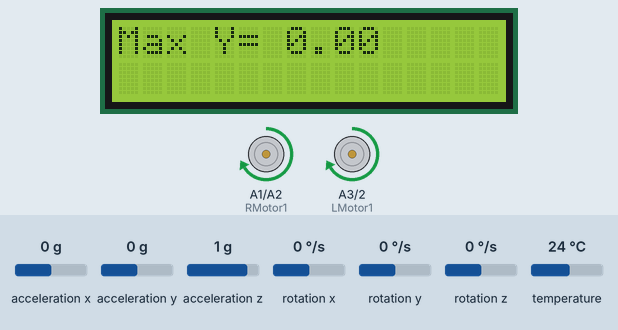
Bench run of a sketch on a simulated Arduino Uno, built with avr-gcc and run on an emulated ATmega328P. Parts: 16×2 character LCD, motor-driver pin pairs drawn as motors (green arrow = first pin HIGH = forward, orange = second pin HIGH = backward, longer = more drive, scaled by the enable pin). The inputs (shaded band) are chosen by the test bench; at power-on: rotation y 0 °/s, rotation z 0 °/s, acceleration x 0 g, acceleration y 0 g, acceleration z 1 g, rotation x 0 °/s, temperature 24 °C. At 12.0 s the program stops and its outputs stay as they are.

Above: at 1.2 s.
1.3 s: rotation y set to 100 °/s
At 1.45 s:
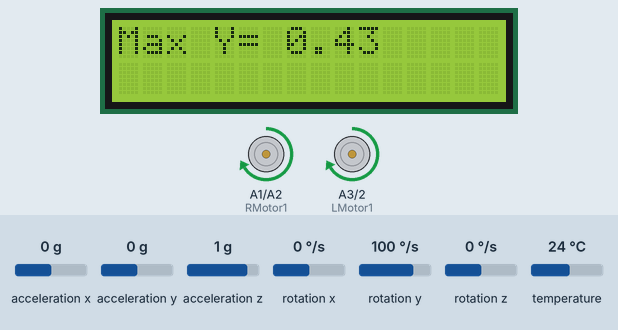
2.8 s: rotation y set to -47 °/s
At 3.6 s:
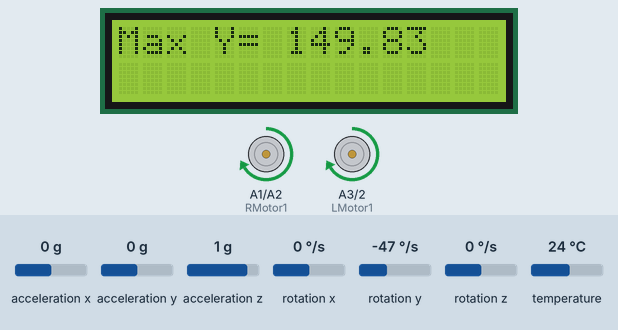
4.3 s: rotation y set to -56 °/s
At 6.6 s:
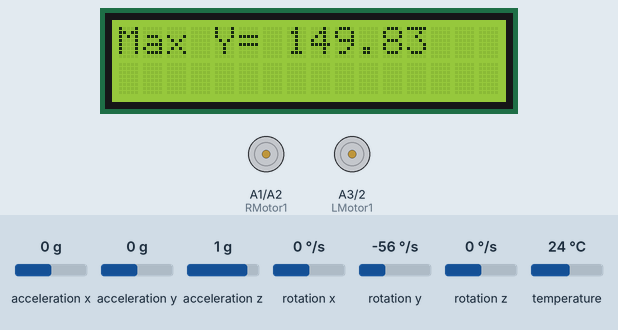
7.3 s: rotation y set to -3 °/s
10.3 s: rotation y set to 0 °/s
11.8 s: rotation z set to -192 °/s
At 13.2 s:
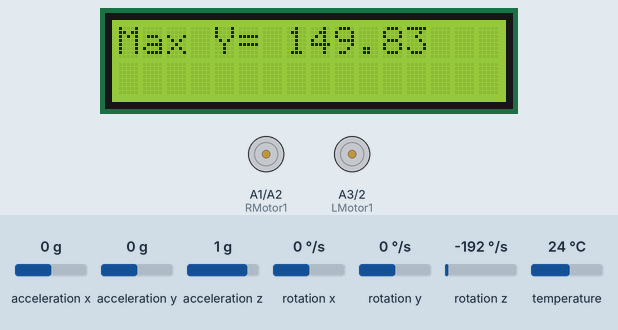
Timing chart, 0 to 13.5 s (numbered marks = the images above; inputs shaded):
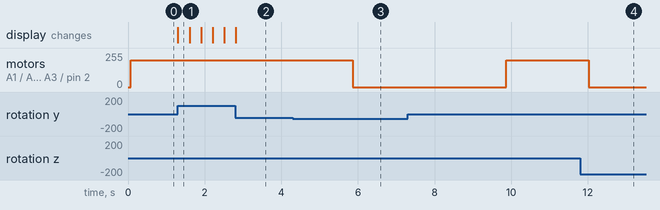

Measured:
- the behaviour switches between -52 and -53 °/s on rotation y (found by bisection; images 2 and 3)
- after the input at 1.3 s, the display: changes at once (image 1)
- after the input at 4.3 s, motor on A1 (RMotor1) / A2 (RMotor2), motor on A3 (LMotor1) / pin 2 (LMotor2): forward 200/255 → stopped after 1.6 s instead of 1.8 s
- after the input at 10.3 s, every drawn part: stays the same
- after the input at 11.8 s, motor on A1 (RMotor1) / A2 (RMotor2), motor on A3 (LMotor1) / pin 2 (LMotor2): forward 200/255 → stopped after 0.22 s

The sketch:

Week_3_Task_2.ino
```cpp
#include <LiquidCrystal.h>
#include <Adafruit_MPU6050.h>
#include <Adafruit_Sensor.h>
#include <Wire.h>

const int rs = 8, en = 9, d4 = 4, d5 = 5, d6 = 6, d7 = 7;

LiquidCrystal lcd(rs, en, d4, d5, d6, d7);

const int LMotor1 = A3;
const int LMotor2 = 2;
const int RMotor1 = A1;
const int RMotor2 = A2;

const int LSpeedPin = 11;
const int RSpeedPin = 3;

int BASE_SPEED = 200;

//https://srituhobby.com/how-to-use-mpu6050-with-arduino-step-by-step-instructions/ for reference

//

Adafruit_MPU6050 mpu;

float AngleY = 0, actualY=0, AngleZ = 0;

unsigned long previous_time = 0;

int lasttime = 0;

bool first_time = false;

float zoffset;

void setup() {
  lcd.begin(16,2);

  //Motor Control
  pinMode(LMotor1, OUTPUT);
  pinMode(LMotor2, OUTPUT);
  pinMode(RMotor1, OUTPUT);
  pinMode(RMotor2, OUTPUT);

  //Motor Speed
  pinMode(LSpeedPin, OUTPUT);
  pinMode(RSpeedPin, OUTPUT);

  Serial.begin(9600);
  mpu.begin();

  mpu.setAccelerometerRange(MPU6050_RANGE_8_G);
  mpu.setGyroRange(MPU6050_RANGE_500_DEG);
  mpu.setFilterBandwidth(MPU6050_BAND_21_HZ);

  sensors_event_t a, g, temp;
  mpu.getEvent(&a, &g, &temp);

  zoffset = g.gyro.z;
}

void loop() {
  sensors_event_t a, g, temp;
  mpu.getEvent(&a, &g, &temp);

  float gyroY = g.gyro.y  * (float)(180.0/PI);

  float gyroZ = (g.gyro.z - zoffset)  * (float)(180.0/PI);

  unsigned long currentTime = micros();
  float dt = (currentTime - previous_time) / 1000000.0; // seconds
  previous_time = currentTime;

  if (fabs(gyroY)>0.05)
  {
    actualY += gyroY * dt;
  }

  if (fabs(gyroZ)>0.3)
  {
    AngleZ += gyroZ * dt;
  }

  if (actualY > AngleY)
  {
    AngleY = actualY;
  }

  lcd.setCursor(0,0);
  lcd.print("Max Y= ");
  lcd.print(AngleY, 2);


  if (first_time == true && fabs(AngleZ) > 42)
  {
    Stop();
    while (1 >0)
    {

    }
  }
  else if (AngleY > 20 && actualY > -3 && actualY < 3)
  {
    if (first_time == false)
    {
      delay(200);
      AngleZ = 0;
      Stop();
      delay(4000);
    }
    Right();
    first_time = true;
  }
  else
  {
    Forward();
  }
  /*
  lcd.setCursor(0,1);
  lcd.print("Z=");
  lcd.print(AngleZ,1);
  */
}

void Forward() {
  analogWrite(RSpeedPin, BASE_SPEED);
  analogWrite(LSpeedPin, BASE_SPEED);

  digitalWrite(LMotor1, HIGH);
  digitalWrite(LMotor2, LOW);

  digitalWrite(RMotor1, HIGH);
  digitalWrite(RMotor2, LOW);

}

void Reverse(){
  digitalWrite(LMotor1, LOW);
  digitalWrite(LMotor2, HIGH);
  analogWrite(LSpeedPin, BASE_SPEED);

  digitalWrite(RMotor1, LOW);
  digitalWrite(RMotor2, HIGH);
  analogWrite(RSpeedPin, BASE_SPEED);
}

void Left() {
  digitalWrite(LMotor1, LOW);
  digitalWrite(LMotor2, LOW);
  analogWrite(LSpeedPin, BASE_SPEED);

  digitalWrite(RMotor1, HIGH);
  digitalWrite(RMotor2, LOW);
  analogWrite(RSpeedPin, BASE_SPEED);
}

void Right() {
  analogWrite(RSpeedPin, BASE_SPEED);
  analogWrite(LSpeedPin, BASE_SPEED);

  digitalWrite(LMotor1, HIGH);
  digitalWrite(LMotor2, LOW);

  digitalWrite(RMotor1, LOW);
  digitalWrite(RMotor2, HIGH);
}

void Stop() {
  digitalWrite(LMotor1, LOW);
  digitalWrite(LMotor2, LOW);

  digitalWrite(RMotor1, LOW);
  digitalWrite(RMotor2, LOW);
}
```
